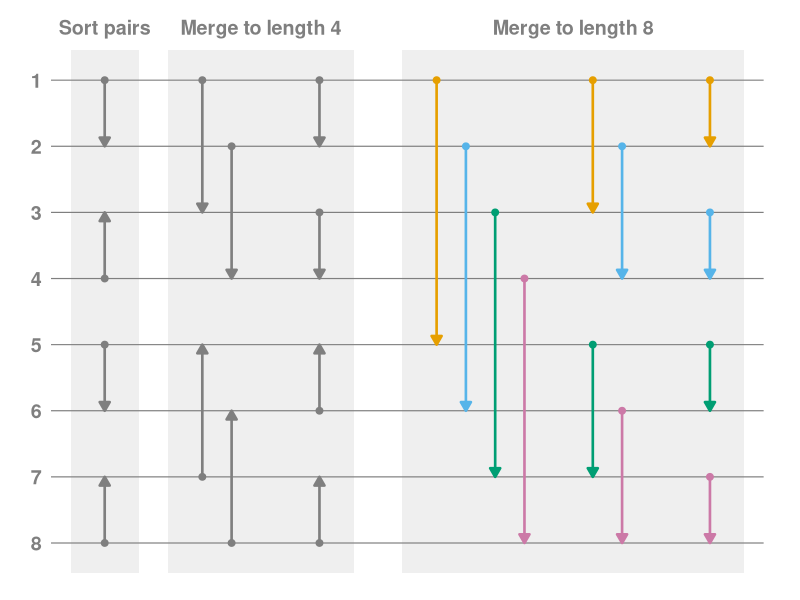

Here is the R script that generated this plot:
## ---- chunk 1
#| label: fig-bitonic-network
#| echo: false
#| warning: false
#| message: false
#| fig-align: center
#| fig-width: 9
#| fig-height: 4.6
#| dev.args: !expr list(bg = "transparent")
#| fig-cap: "The bitonic sorting network for eight inputs, with 6 layers and 24 compare and swaps. The colored arrows are the three merge layers from the worked example, using the same colors as the equations above."
#| fig-alt: "A sorting network with eight horizontal lines, one per vector position, read from left to right. Vertical arrows mark compare and swap operations in six layers, grouped into three stages. The first stage has one layer comparing adjacent pairs. The second has two layers that merge to length four, comparing positions two apart and then adjacent positions. The third has three layers that merge to length eight, comparing positions four apart, then two apart, then adjacent positions. Arrows point to the position that receives the larger value."

library(ggplot2)

# Each row is one compare and swap: the larger value moves to `to`.
# Comparators with the same layer and different slots overlap vertically, so
# they are drawn side by side. `pair` matches the colors in the equations above.
network <- data.frame(
  layer = rep(1:6, each = 4),
  slot  = c(0, 0, 0, 0,   0, 1, 0, 1,   0, 0, 0, 0,
            0, 1, 2, 3,   0, 1, 0, 1,   0, 0, 0, 0),
  from  = c(1, 4, 5, 8,   1, 2, 7, 8,   1, 3, 6, 8,
            1, 2, 3, 4,   1, 2, 5, 6,   1, 3, 5, 7),
  to    = c(2, 3, 6, 7,   3, 4, 5, 6,   2, 4, 5, 7,
            5, 6, 7, 8,   3, 4, 7, 8,   2, 4, 6, 8),
  pair  = c(rep("none", 12), rep(c("A", "B", "C", "D"), 3))
)

layer_start <- c(1, 2, 3.2, 4.4, 6, 7.2)
network$x <- layer_start[network$layer] + 0.3 * network$slot

stages <- data.frame(
  xmin  = c(0.65, 1.65, 4.05),
  xmax  = c(1.35, 3.55, 7.55),
  label = c("Sort pairs", "Merge to length 4", "Merge to length 8")
)

neutral <- "grey50"
pair_colors <- c(A = "#E69F00", B = "#56B4E9", C = "#009E73", D = "#CC79A7", none = neutral)

ggplot() +
  geom_rect(
    data = stages,
    aes(xmin = xmin, xmax = xmax, ymin = 0.55, ymax = 8.45),
    fill = neutral, alpha = 0.12
  ) +
  geom_text(
    data = stages,
    aes(x = (xmin + xmax) / 2, y = 0.2, label = label),
    color = neutral, size = 5, fontface = "bold"
  ) +
  annotate(
    "segment",
    x = 0.45, xend = 7.75, y = 1:8, yend = 1:8,
    color = neutral, linewidth = 0.4
  ) +
  annotate(
    "text",
    x = 0.3, y = 1:8, label = 1:8,
    color = neutral, size = 5, fontface = "bold"
  ) +
  geom_segment(
    data = network,
    aes(x = x, xend = x, y = from, yend = to, color = pair),
    linewidth = 0.9,
    arrow = arrow(length = unit(0.1, "inches"), type = "closed")
  ) +
  geom_point(
    data = network,
    aes(x = x, y = from, color = pair),
    size = 2
  ) +
  scale_color_manual(values = pair_colors, guide = "none") +
  scale_y_reverse() +
  coord_cartesian(clip = "off") +
  theme_void() +
  theme(
    plot.background = element_rect(fill = "transparent", color = NA),
    panel.background = element_rect(fill = "transparent", color = NA)
  )
